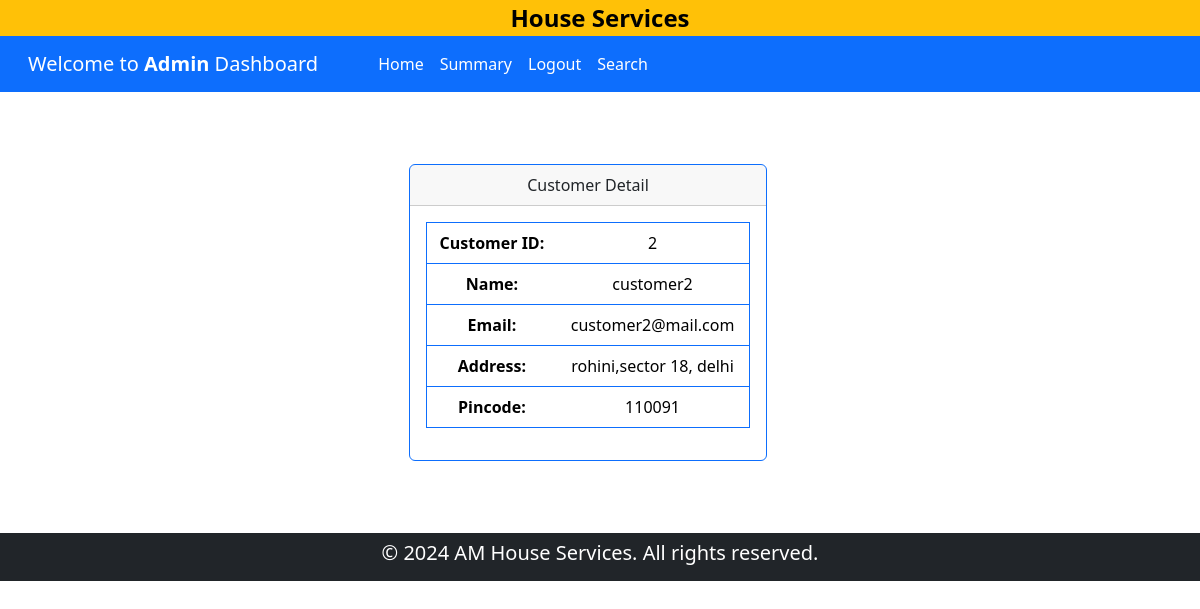
Screenshot of /admin/show_detail/customer/2 with the database file from the repository.
### backened/modals.py (models this page shows)
class Customer(db.Model):
    __tablename__ = "customer"
    id = db.Column(db.Integer, primary_key=True)
    email = db.Column(db.String(120), unique=True, nullable=False)
    password = db.Column(db.String(120), nullable=False)
    name = db.Column(db.String(120), nullable=False)
    address = db.Column(db.String(200), nullable=False)
    pincode = db.Column(db.Integer, nullable=False)
    service_requests = db.relationship(
        "ServiceRequest", backref="customer", lazy=True, cascade="all, delete-orphan"
    )
    reviews = db.relationship(
        "Review", backref="customer", lazy=True, cascade="all, delete-orphan"
    )

### backened/controller.py (the view)
@app.route("/admin/show_detail/<item>/<id>")
def show_detail_admin(item, id):
    if item == "service":
        ser = Service.query.filter_by(id=id).first()
        return render_template("show_admin_detail.html", ser=ser, item=item)
    elif item == "service_request":
        serreq = ServiceRequest.query.filter_by(id=id).first()
        return render_template("show_admin_detail.html", serreq=serreq, item=item)
    elif item == "customer":
        cust = Customer.query.filter_by(id=id).first()
        return render_template("show_admin_detail.html", customer=cust, item=item)
    else:
        prof = Professional.query.filter_by(id=id).first()
        return render_template("show_admin_detail.html", prof=prof, item=item)

### templates/show_admin_detail.html (shortened to what this page needs)
{% extends 'admin_dashboard.html' %}
{% block content %}
    <div class="conatiner justify-content-center m-3">
        {% if item == 'service' %}
            <div class="my-5 row container-fluid align-items-center justify-content-center">
                <div class="col-8 col-lg-4 col-xl-4 my-4 ">
                    <div class="card border-primary">
                        <div class="card-header text-center">
                            Service Detail
                        </div>
                        <div class="card-body text-center">
                            <table class="table border border-primary">
                                <tr>
                                    <th>Service ID:</th>
                                    <td>{{ ser.id }}</td>
                                </tr>
                                <tr>
                                    <th> Name:</th>
                                    <td>{{ ser.name }}</td>
                                </tr>
                                <tr>
                                    <th>Price:</th>
                                    <td>Rs.  {{ ser.price }}</td>
                                </tr>
                                <tr>
                                    <th>Time Required:</th>
                                    <td>{{ ser.time_required }}</td>
                                </tr>
                                <tr>
                                    <th>Description:</th>
                                    <td>{{ ser.description }}</td>
                                </tr>
                            </table>
                        </div>
                    </div>
                </div>
            </div>
        {% elif item == 'customer' %}
        <div class="my-5 row container-fluid align-items-center justify-content-center">
            <div class="col-8 col-lg-4 col-xl-4 my-4 ">
                <div class="card border-primary">
                    <div class="card-header text-center">
                        Customer Detail
                    </div>
                    <div class="card-body text-center">
                        <table class="table border border-primary">
                            <tr>
                                <th>Customer ID:</th>
                                <td>{{ customer.id }}</td>
                            </tr>
                            <tr>
                                <th> Name:</th>
                                <td>{{ customer.name }}</td>
                            </tr>
                            <tr>
                                <th>Email:</th>
                                <td>{{ customer.email }}</td>
                            </tr>
                            <tr>
                                <th>Address:</th>
                                <td>{{ customer.address }}</td>
                            </tr>
                            <tr>
                                <th>Pincode:</th>
                                <td>{{ customer.pincode }}</td>
                            </tr>
                        </table>
                    </div>
                </div>
            </div>
        </div>
        {% endif %}
    </div>
{% endblock content %}

### rows the page displays
Customer: id "2", name "customer2", email "customer2@mail.com", address "rohini,sector 18, delhi", pincode "110091"
